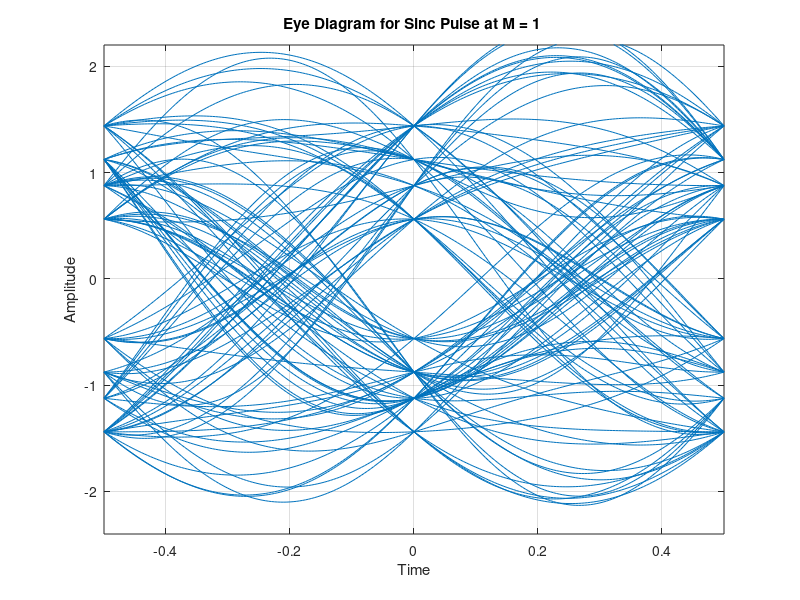
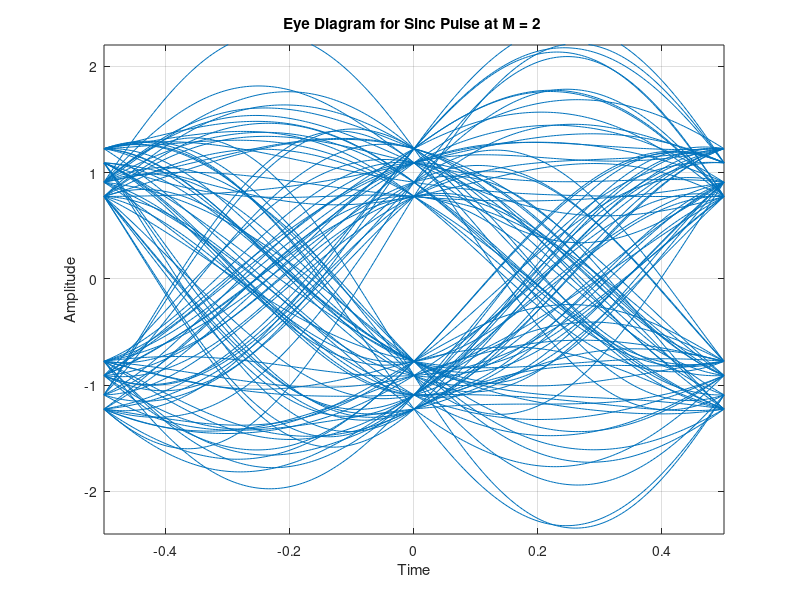
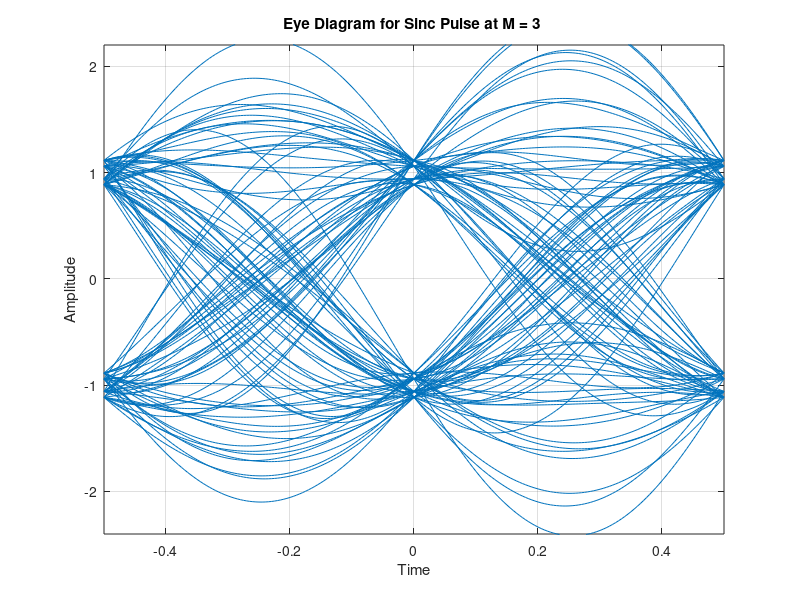
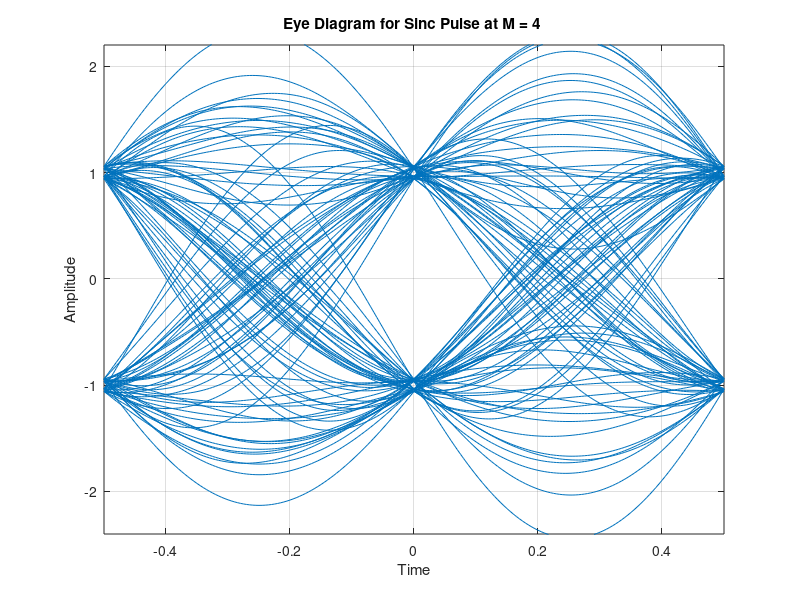

These figures' MATLAB source, in order:
%Task 3 - ZF Equalizer Effect on Eye-Diagram

clear;
close all;
clc;

% Initializing the needed parameters
samp_freq = 100;
no_trans_bits = 10^3;
time = 0:1/samp_freq:999/samp_freq;
t = -samp_freq:1/(samp_freq):samp_freq;

% Creating 0,1ly and converting them to 1,-1
BPSK = 2*(rand(1,no_trans_bits)>0.5)-1;

% Sinc function
Sinc = sinc(t);

% Upsampling the BPSK impulse array to adjust to the sampling frequency
N = length(BPSK);
upsampleFactor = 100; % Since you are appending 99 zeros after each BPSK element

% Pre-allocate BPSK_U with the correct size
BPSK_U = zeros(1, N * upsampleFactor);

% Index to keep track of the insertion point in BPSK_U
index = 1;

% Loop through each element in BPSK
for i = 1:N
    BPSK_U(index) = BPSK(i);  % Insert the BPSK value
    index = index + upsampleFactor; % Increment index by 100 to skip 99 zeros
end

time_u = 0:1/samp_freq:99999/samp_freq;

% Transmitter
bits = rand(1, no_trans_bits) > 0.5; % Random bit generation
BPSK = 2*bits - 1; % BPSK modulation (0 mapped to -1, 1 mapped to 1)

% Define the multipath channel
numTaps = 3;
channelTaps = [0.3, 0.9, 0.4];
channelOutput = conv(BPSK, channelTaps);

for k = 1:4
    % Construct the diagonal matrix for equalizer
    equalizerMatrix = toeplitz([channelTaps(2:end), zeros(1, 2*k+1-numTaps+1)], ...
        [channelTaps(2:-1:1), zeros(1, 2*k+1-numTaps+1)]);
    targetImpulse = zeros(1, 2*k+1);
    targetImpulse(k+1) = 1; % Target impulse response
    equalizerCoeffs = equalizerMatrix \ targetImpulse'; % Least squares solution for equalizer coefficients

    % Filter the output with the equalizer
    equalizedOutput = conv(channelOutput, equalizerCoeffs);
    equalizedOutput = equalizedOutput(k+2:end); % Compensate for filter delay

    % Upsampling the BPSK impulse array to adjust to the sampling frequency
    N = length(BPSK);
    upsampleFactor = 100; % Since you are appending 99 zeros after each BPSK element

    % Pre-allocate BPSK_U with the correct size
    BPSK_U = zeros(1, N * upsampleFactor);
 
    % Index to keep track of the insertion point in BPSK_U
    index = 1;

    % Loop through each element in BPSK
    for i = 1:N
        BPSK_U(index) = equalizedOutput(i);  % Insert the BPSK value
        index = index + upsampleFactor; % Increment index by 100 to skip 99 zeros
    end

    sinc_draw = conv(Sinc,BPSK_U,'same');
    
    % Plotting the eye diagram for Sinc pulse transmission
    eyediagram(sinc_draw, 2*samp_freq);
    title(sprintf('Eye Diagram for Sinc Pulse at M = %d ', k));
    xlabel('Time');
    ylabel('Amplitude');
    axis([-0.5 0.5 -2.4 2.2]);
    grid on;

end